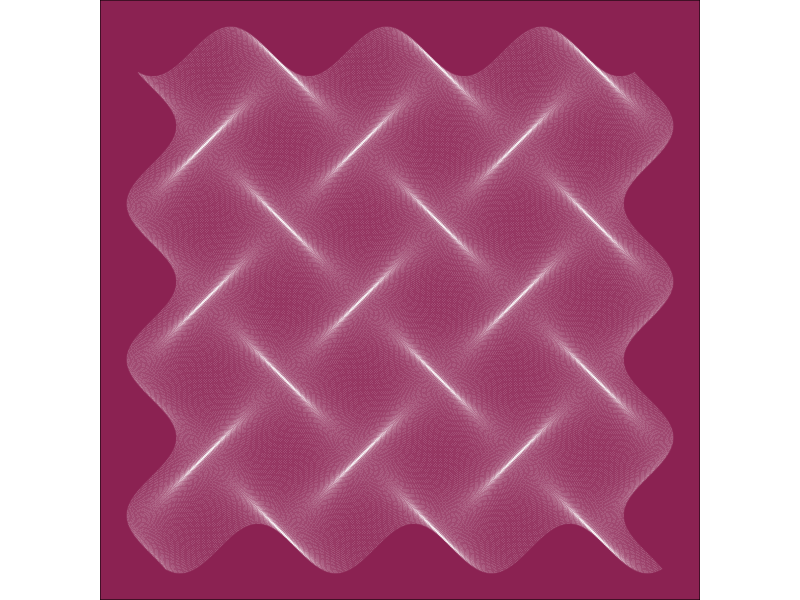

This figure's R source:
## ---- chunk 1
knitr::opts_chunk$set(
  comment=NA, 
  echo=TRUE, 
  warning=TRUE, 
  message=TRUE, 
  fig.width=11, 
  fig.height=8.5,
  error=TRUE
)
## ---- chunk 2
# import libraries
library(tidyverse)
## ---- chunk 3
seq(-10, 10, by=0.05) %>%
  expand.grid(x=., y=.) %>%
  ggplot(aes(x=(x + sin(y)), y=(y + cos(x)))) +
    geom_point(alpha=0.1, shape=20, size=0, color="white") +
    theme_void() +
    coord_fixed() +
    theme(panel.background=element_rect(fill="violetred4"))
